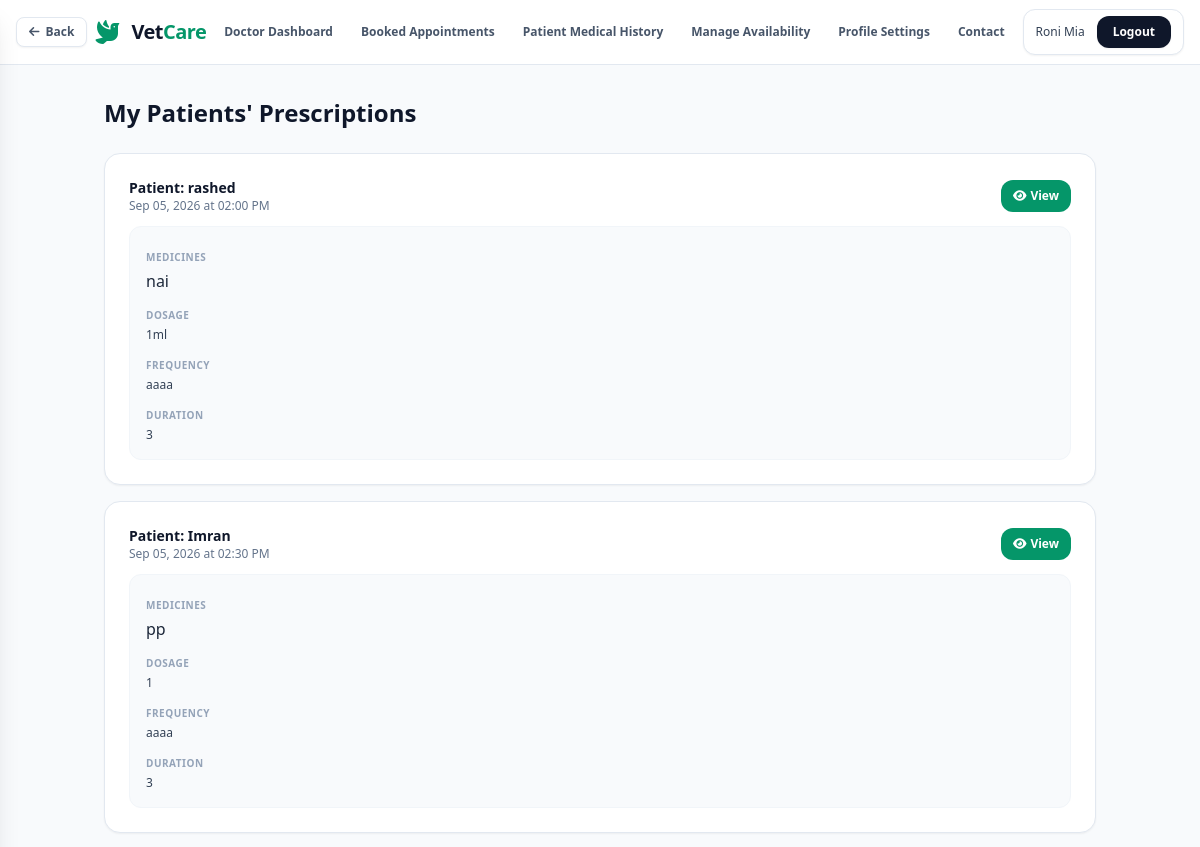
Before: /vet/prescriptions/ (signed in, upper part) with the older database file.
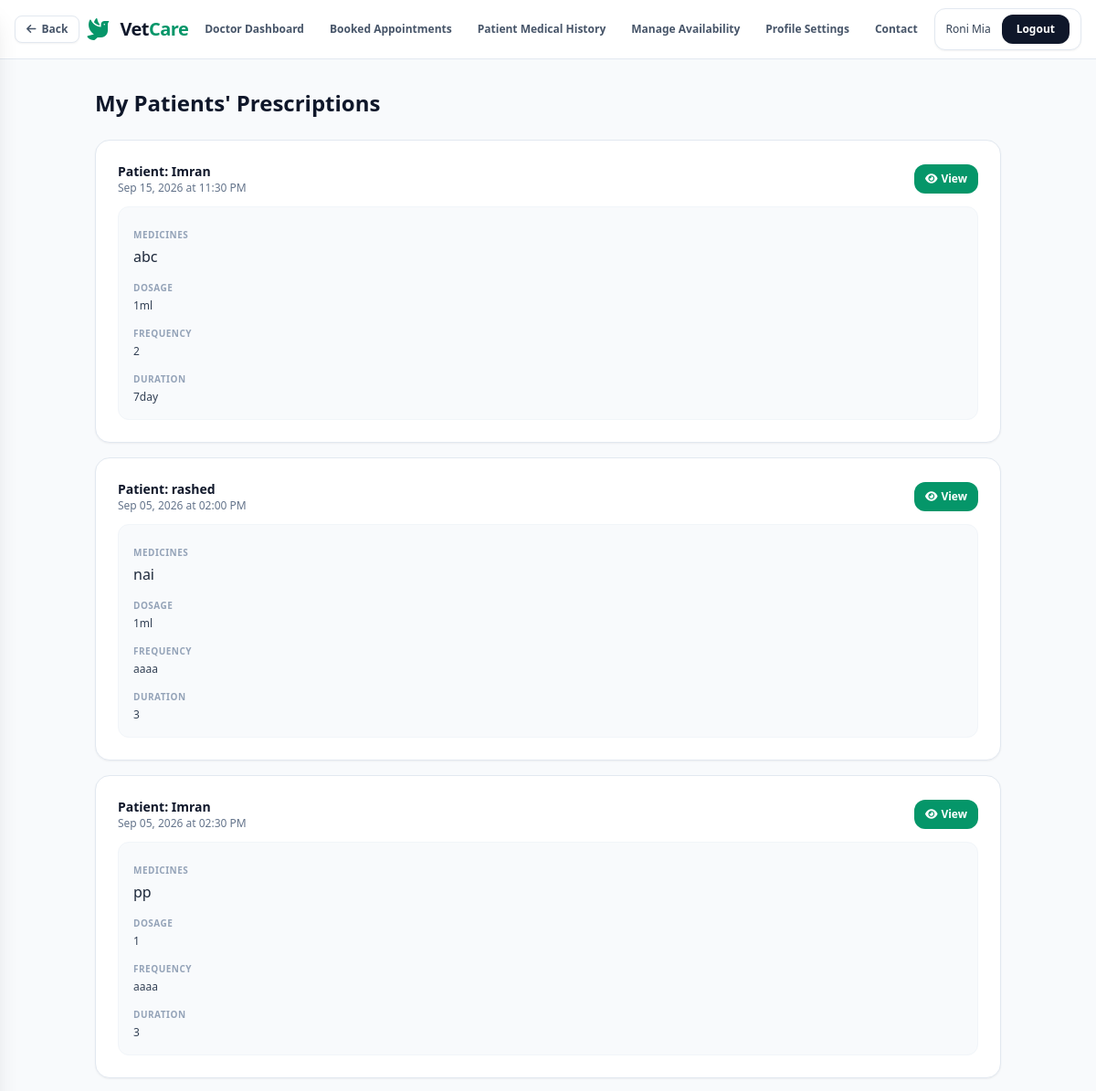
After: the same page with the newer database file.
### patient/models.py (models this page shows, shortened)
class MedicalHistory(models.Model):
    patient = models.ForeignKey(Patient, on_delete=models.CASCADE, related_name='medical_histories')
    appointment = models.ForeignKey('booking.Appointment', on_delete=models.SET_NULL, null=True, blank=True, related_name='medical_histories')
    diagnosis = models.TextField()
    notes = models.TextField(blank=True)
    medical_suggestion = models.TextField(blank=True)
    medicines = models.TextField(blank=True)
    dosage = models.TextField(blank=True)
    frequency = models.CharField(max_length=100, blank=True)
    duration = models.CharField(max_length=100, blank=True)
    date = models.DateField()
    created_at = models.DateTimeField(auto_now_add=True)

class Patient(models.Model):
    user = models.OneToOneField(settings.AUTH_USER_MODEL, on_delete=models.CASCADE, related_name='patient_profile')
    pet_name = models.CharField(max_length=100)
    species = models.CharField(max_length=100)
    breed = models.CharField(max_length=100, blank=True)
    age = models.IntegerField(null=True, blank=True)
    weight = models.DecimalField(max_digits=5, decimal_places=2, null=True, blank=True)
    medical_history = models.TextField(blank=True)
    created_at = models.DateTimeField(auto_now_add=True)

### accounts/models.py (models this page shows, shortened)
class User(AbstractUser):
    ROLE_CHOICES = (
        ('PATIENT', 'Patient'),
        ('DOCTOR', 'Doctor'),
        ('ADMIN', 'Admin'),
    )
    role = models.CharField(max_length=20, choices=ROLE_CHOICES, default='PATIENT')
    phone = models.CharField(max_length=20, blank=True, null=True)
    country_code = models.CharField(max_length=5, default='+880', blank=True)
    address = models.TextField(blank=True)
    created_at = models.DateTimeField(auto_now_add=True)

### booking/models.py (models this page shows, shortened)
class Appointment(models.Model):
    STATUS_CHOICES = (
        ('PENDING', 'Pending'),
        ('CONFIRMED', 'Confirmed'),
        ('COMPLETED', 'Completed'),
        ('CANCELLED', 'Cancelled'),
    )
    patient = models.ForeignKey('patient.Patient', on_delete=models.CASCADE, related_name='appointments')
    doctor = models.ForeignKey('vet.Doctor', on_delete=models.CASCADE, related_name='appointments')
    date = models.DateField()
    time = models.TimeField()
    status = models.CharField(max_length=20, choices=STATUS_CHOICES, default='PENDING')
    fee = models.DecimalField(max_digits=8, decimal_places=2, default=1500.00)
    notes = models.TextField(blank=True)
    created_at = models.DateTimeField(auto_now_add=True)
    updated_at = models.DateTimeField(auto_now=True)
    class Meta:
        ordering = ['-date', '-time']

### vet/views.py (the view)
# urls.py: path('vet/prescriptions/', views.vet_prescriptions, name='vet_prescriptions'),
@login_required
def vet_prescriptions(request):
    if request.user.role != 'DOCTOR':
        return render(request, '403.html', status=403)
    try:
        doctor = request.user.doctor_profile
        prescriptions = MedicalHistory.objects.all().select_related('patient__user', 'appointment__doctor__user').order_by('-date', '-created_at')
    except Exception:
        doctor = None
        prescriptions = []
    context = {
        'doctor': doctor,
        'prescriptions': prescriptions,
    }
    return render(request, 'vet_prescriptions.html', context)

### vetcure/templates/vet_prescriptions.html (shortened to what this page needs)
{% extends 'base.html' %}
{% block content %}
<div class="flex-grow max-w-5xl w-full mx-auto px-4 py-8">
    <h1 class="text-2xl font-bold text-slate-900 mb-6">My Patients' Prescriptions</h1>
    {% if prescriptions %}
    <div class="space-y-4">
        {% for prescription in prescriptions %}
        <div class="bg-white p-6 rounded-2xl border border-slate-200 shadow-sm space-y-3">
            <div class="flex flex-wrap items-center justify-between gap-3">
                <div>
                    <h3 class="font-bold text-slate-900 text-sm">
                        Patient: {{ prescription.patient.user.get_full_name }}
                    </h3>
                    <p class="text-xs text-slate-500">
                        {{ prescription.date|date:"M d, Y" }}
                        {% if prescription.appointment %}
                        at {{ prescription.appointment.time|time:"h:i A" }}
                        {% endif %}
                    </p>
                </div>
                <div class="flex gap-2">
                    <a href="{% url 'print_prescription' prescription.id %}" target="_blank" class="inline-flex items-center gap-1 bg-emerald-600 hover:bg-emerald-700 text-white text-xs font-semibold px-3 py-2 rounded-xl transition">
                        <i class="fa-solid fa-eye"></i> View
                    </a>
                </div>
            </div>
            <div class="bg-slate-50 p-4 rounded-xl border border-slate-100 space-y-2">
                {% if prescription.medicines %}
                <div>
                    <span class="text-[10px] font-bold text-slate-400 uppercase tracking-wider">Medicines</span>
                    <p class="text-xs text-slate-700 mt-0.5">{{ prescription.medicines|linebreaks }}</p>
                </div>
                {% endif %}
                {% if prescription.dosage %}
                <div>
                    <span class="text-[10px] font-bold text-slate-400 uppercase tracking-wider">Dosage</span>
                    <p class="text-xs text-slate-700 mt-0.5">{{ prescription.dosage }}</p>
                </div>
                {% endif %}
                {% if prescription.frequency %}
                <div>
                    <span class="text-[10px] font-bold text-slate-400 uppercase tracking-wider">Frequency</span>
                    <p class="text-xs text-slate-700 mt-0.5">{{ prescription.frequency }}</p>
                </div>
                {% endif %}
                {% if prescription.duration %}
                <div>
                    <span class="text-[10px] font-bold text-slate-400 uppercase tracking-wider">Duration</span>
                    <p class="text-xs text-slate-700 mt-0.5">{{ prescription.duration }}</p>
                </div>
                {% endif %}
            </div>
        </div>
        {% endfor %}
    </div>
    {% endif %}
</div>
{% endblock %}

Changed rows visible on the page:
added MedicalHistory: patient.user.get_full_name "Imran", date "Sep 15, 2026", appointment.time "11:30 PM", medicines "abc", dosage "1ml", frequency "2", duration "7day"
